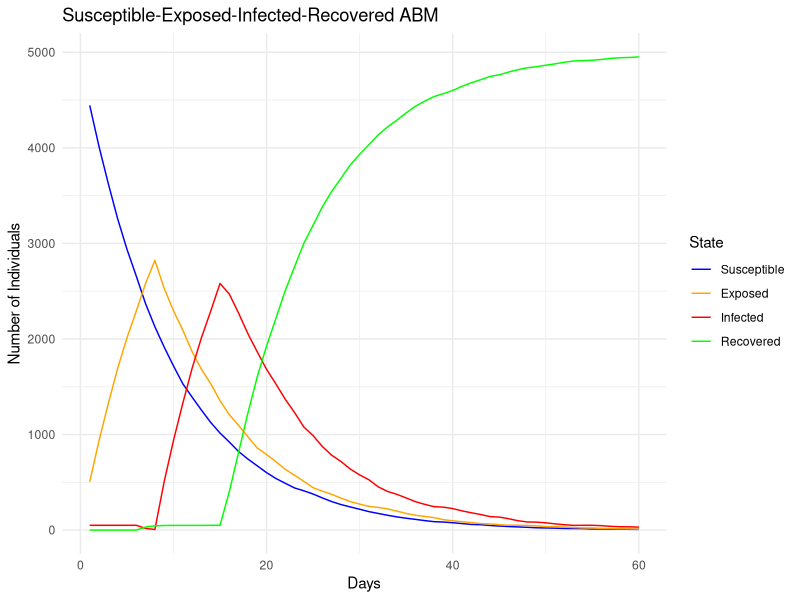

Here is the R script that generated this plot:
set.seed(123)

# Parameters
population_size <- 5000
initial_infected <- 50        # Prevalence = 0.10
infection_probability <- 0.15 # Probability of becoming infected
exposure_probability <- 0.1  # probability of becoming exposed 
exposure_duration <- 8        # Duration an agent remains exposed before becoming infectious
infection_duration <- 7       # Duration an agent remains infectious before possibility of recovering
recovery_probability <- 0.7   # Probability of recovering after the baseline infection duration
simulation_days <- 60

# Create agents with initial states
agents <- data.frame(
  id = 1:population_size,
  state = rep("susceptible", population_size),
  days_exposed = rep(0, population_size),
  days_infected = rep(0, population_size)
)

# Initialize some agents as infected
initial_infected_ids <- sample(1:population_size, initial_infected)
agents$state[initial_infected_ids] <- "infected"

# Create a data frame to store the simulation results
simulation_results <- data.frame(
  day = 1:simulation_days,
  susceptible = numeric(simulation_days),
  exposed = numeric(simulation_days),
  infected = numeric(simulation_days),
  recovered = numeric(simulation_days)
)

# Simulate the spread of COVID-19 and record daily counts
for (day in 1:simulation_days) {
  for (i in 1:population_size) {
    if (agents$state[i] == "susceptible") {
      # Check for potential exposure
      if (runif(1) <= exposure_probability) {
        agents$state[i] <- "exposed"
      }
    }
    else if (agents$state[i] == "exposed") {
      agents$days_exposed[i] <- agents$days_exposed[i] + 1
      if (agents$days_exposed[i] >= exposure_duration) {
        agents$state[i] <- "infected"
        agents$days_exposed[i] <- 0
      }
    } else if (agents$state[i] == "infected") {
      agents$days_infected[i] <- agents$days_infected[i] + 1
      if (agents$days_infected[i] >= infection_duration) {                       # if the number of days an agent has been infected is greater than 5, 
         if (runif(1) < recovery_probability) {                                  # and if a random draw is less than the recovery probability
          agents$state[i] <- "recovered" 
          agents$days_infected[i] <- 0                                           # the agent becomes recovered or remains infected
         } 
      }
    } 
  }

  # Record daily counts
  simulation_results$susceptible[day] <- sum(agents$state == "susceptible")
  simulation_results$exposed[day] <- sum(agents$state == "exposed")
  simulation_results$infected[day] <- sum(agents$state == "infected")
  simulation_results$recovered[day] <- sum(agents$state == "recovered")
}

library(ggplot2)
ggplot(simulation_results, aes(x = day)) +
  geom_line(aes(y = susceptible, color = "Susceptible")) +
  geom_line(aes(y = exposed, color = "Exposed")) +
  geom_line(aes(y = infected, color = "Infected")) +
  geom_line(aes(y = recovered, color = "Recovered")) +
  labs(x = "Days", y = "Number of Individuals", color = "State") +
  scale_color_manual(values = c("Susceptible" = "blue", "Exposed" = "orange", 
               "Infected" = "red", "Recovered" = "green"),
    limits = c("Susceptible", "Exposed", "Infected", "Recovered")) +
  ggtitle("Susceptible-Exposed-Infected-Recovered ABM") +
  theme_minimal()
  
  
